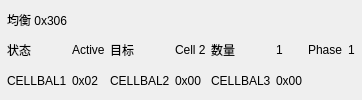
               <widget class="QFrame" name="frameBalanceDetail">
                <property name="maximumSize">
                 <size>
                  <width>16777215</width>
                  <height>104</height>
                 </size>
                </property>
                <property name="minimumSize">
                 <size>
                  <width>0</width>
                  <height>96</height>
                 </size>
                </property>
                <property name="panel" stdset="0">
                 <bool>true</bool>
                </property>
                <property name="detailCard" stdset="0">
                 <bool>true</bool>
                </property>
                <layout class="QGridLayout" name="formLayoutBalanceDetail">
                 <property name="spacing">
                  <number>5</number>
                 </property>
                 <property name="bottomMargin">
                  <number>7</number>
                 </property>
                 <property name="rightMargin">
                  <number>7</number>
                 </property>
                 <property name="topMargin">
                  <number>7</number>
                 </property>
                 <property name="leftMargin">
                  <number>7</number>
                 </property>
                 <item row="0" column="0" colspan="8">
                  <widget class="QLabel" name="labelBalanceDetailTitle">
                   <property name="text">
                    <string>均衡 0x306</string>
                   </property>
                   <property name="role" stdset="0">
                    <string>sectionTitle</string>
                   </property>
                  </widget>
                 </item>
                 <item row="1" column="0">
                  <widget class="QLabel" name="labelBalanceStateTitle">
                   <property name="text">
                    <string>状态</string>
                   </property>
                  </widget>
                 </item>
                 <item row="1" column="1">
                  <widget class="QLabel" name="labelBalanceActive">
                   <property name="text">
                    <string>Active</string>
                   </property>
                   <property name="state" stdset="0">
                    <string>good</string>
                   </property>
                  </widget>
                 </item>
                 <item row="1" column="2">
                  <widget class="QLabel" name="labelBalanceTargetTitle">
                   <property name="text">
                    <string>目标</string>
                   </property>
                  </widget>
                 </item>
                 <item row="1" column="3">
                  <widget class="QLabel" name="labelBalanceTarget">
                   <property name="text">
                    <string>Cell 2</string>
                   </property>
                   <property name="state" stdset="0">
                    <string>good</string>
                   </property>
                  </widget>
                 </item>
                 <item row="1" column="4">
                  <widget class="QLabel" name="labelBalanceCountTitle">
                   <property name="text">
                    <string>数量</string>
                   </property>
                  </widget>
                 </item>
                 <item row="1" column="5">
                  <widget class="QLabel" name="labelBalanceTargetCount">
                   <property name="text">
                    <string>1</string>
                   </property>
                  </widget>
                 </item>
                 <item row="1" column="6">
                  <widget class="QLabel" name="labelBalancePhaseTitle">
                   <property name="text">
                    <string>Phase</string>
                   </property>
                  </widget>
                 </item>
                 <item row="1" column="7">
                  <widget class="QLabel" name="labelBalancePhase">
                   <property name="text">
                    <string>1</string>
                   </property>
                  </widget>
                 </item>
                 <item row="2" column="0">
                  <widget class="QLabel" name="labelCellBal1Title">
                   <property name="text">
                    <string>CELLBAL1</string>
                   </property>
                  </widget>
                 </item>
                 <item row="2" column="1">
                  <widget class="QLabel" name="labelCellBal1">
                   <property name="text">
                    <string>0x02</string>
                   </property>
                  </widget>
                 </item>
                 <item row="2" column="2">
                  <widget class="QLabel" name="labelCellBal2Title">
                   <property name="text">
                    <string>CELLBAL2</string>
                   </property>
                  </widget>
                 </item>
                 <item row="2" column="3">
                  <widget class="QLabel" name="labelCellBal2">
                   <property name="text">
                    <string>0x00</string>
                   </property>
                  </widget>
                 </item>
                 <item row="2" column="4">
                  <widget class="QLabel" name="labelCellBal3Title">
                   <property name="text">
                    <string>CELLBAL3</string>
                   </property>
                  </widget>
                 </item>
                 <item row="2" column="5">
                  <widget class="QLabel" name="labelCellBal3">
                   <property name="text">
                    <string>0x00</string>
                   </property>
                  </widget>
                 </item>
                </layout>
               </widget>
